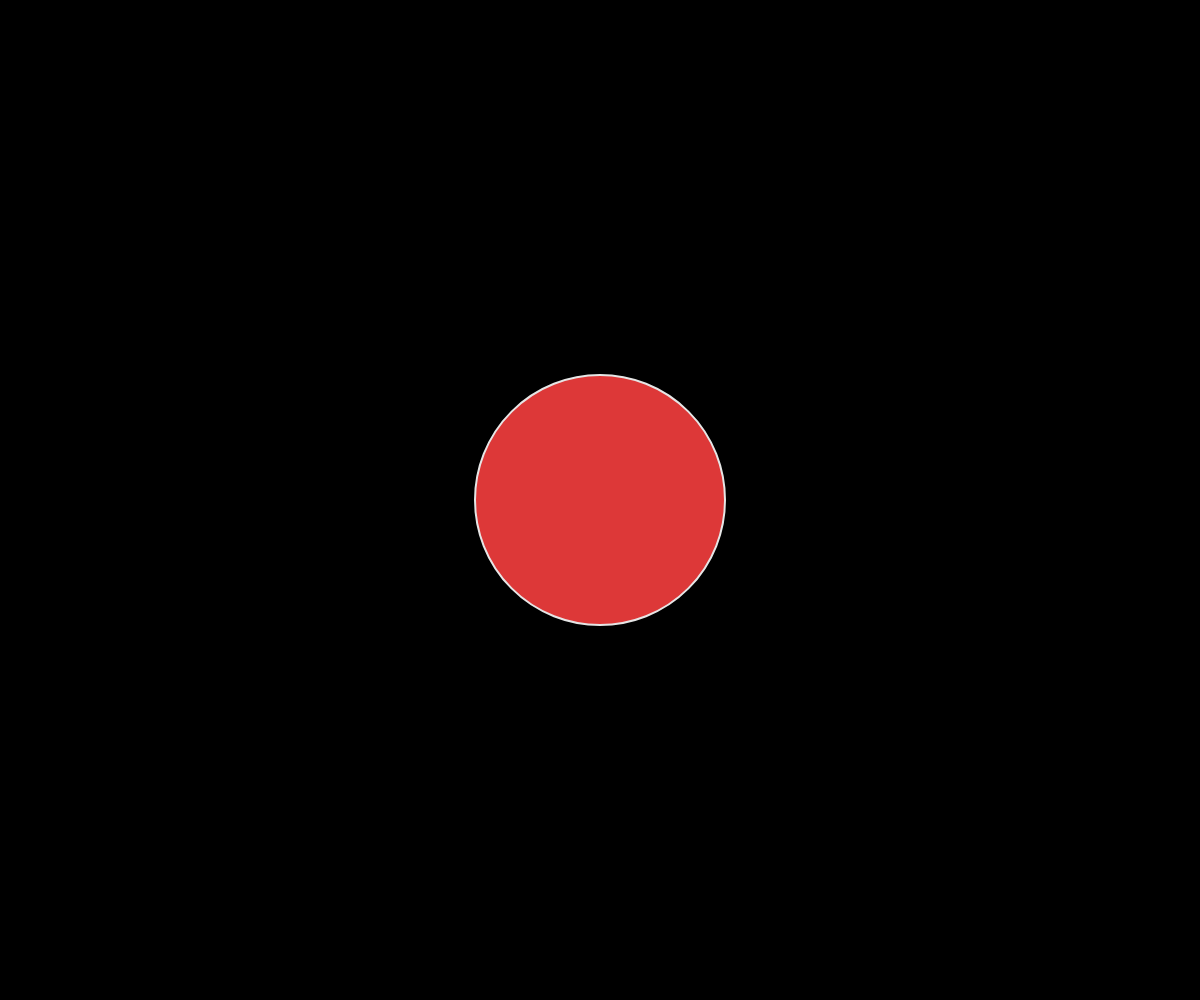
Frame 1 (no input)
Frame 60 (no input): identical to frame 1, image omitted
Frame 120 (the mouse pressed at the canvas centre since frame 60): identical to frame 1, image omitted

The p5.js sketch that drew this single still picture (run headless with seeded random() and noise() and a simulated clock; from frame 60 on, the mouse is pressed at the canvas centre):

// p5.js sketch
// ── sketch.js
let laranjas;

function setup() {
	createCanvas(windowWidth, windowHeight);
	background(0)

}

function draw() {

background(0)


if(mouseY >= height/2) {
noFill();
}

else{

fill(12,108,57); //verde



}

if(mouseY <= height/2) {
	fill(221,56,56); //vermelho

}
else{
	fill(19,52,146); //azul
}

	stroke(230);
	strokeWeight(2);
	
	circle(width / 2, height / 2, height / 4);


}
